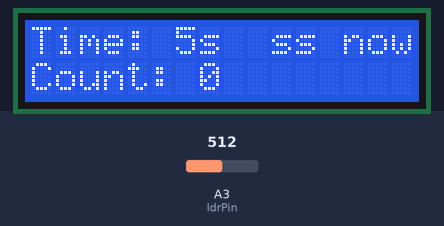
Simulated run of this sketch. Board: Arduino Uno, built with avr-gcc and run on an emulated ATmega328P. On the bench: 16×2 character LCD. The inputs (shaded band) are chosen by the test bench; at power-on: A3 (ldrPin) = 512. What the sketch prints to the serial monitor is not drawn.

Above: at 1.2 s.
1.3 s: A3 (ldrPin) set to 860
At 6.5 s:
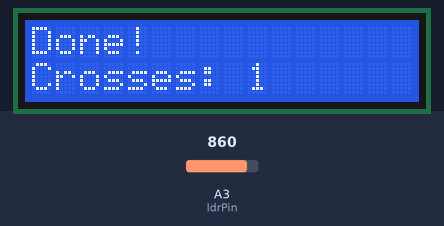
At 9.9 s:
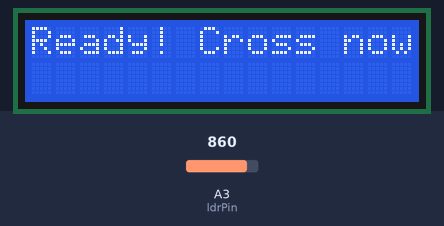
Timing chart, 0 to 11.4 s (numbered marks = the images above; inputs shaded):
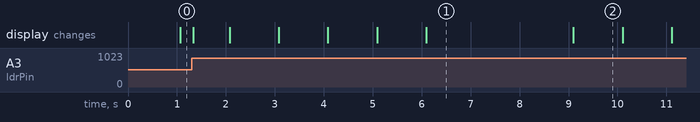

The sketch:

Ex1.18.ino
```cpp
#include <LiquidCrystal.h>

LiquidCrystal lcd(2,3,4,8,12,13);

int ldrPin = A3;
int threshold = 850;
int count = 0;
bool fingerPresent = false;

void setup() {
  lcd.begin(16, 2);
  Serial.begin(9600);
}

void loop() {
  lcd.clear();
  lcd.setCursor(0, 0);
  lcd.print("Ready! Cross now");
  delay(1000);

  count = 0;
  fingerPresent = false;

  unsigned long startTime = millis();

  // Count for 5 seconds
  while (millis() - startTime < 5000) {
    int ldrValue = analogRead(ldrPin);

    // Finger is blocking light (value drops below threshold)
    if (ldrValue > threshold && !fingerPresent) {
      fingerPresent = true;   // Finger just entered
      count++;

      Serial.print("Cross detected! Count: ");
      Serial.println(count);
    }

    // Finger removed
    if (ldrValue <= threshold && fingerPresent) {
      fingerPresent = false;  // Finger left, ready for next cross
    }

    // Show live countdown and count on LCD
    int timeLeft = 5 - (millis() - startTime) / 1000;
    lcd.setCursor(0, 0);
    lcd.print("Time: ");
    lcd.print(timeLeft);
    lcd.print("s  ");

    lcd.setCursor(0, 1);
    lcd.print("Count: ");
    lcd.print(count);

    delay(50);
  }

  // Display final result
  lcd.clear();
  lcd.setCursor(0, 0);
  lcd.print("Done!");
  lcd.setCursor(0, 1);
  lcd.print("Crosses: ");
  lcd.print(count);

  Serial.print("Final count: ");
  Serial.println(count);

  delay(3000);  // Show result for 3 seconds, then restart
}
```

Measured:
- what the display in image 1 shows lasts 3.0 s, from 6.1 s to 9.1 s
- what the display in image 2 shows lasts 1.0 s, from 9.1 s to 10.1 s
